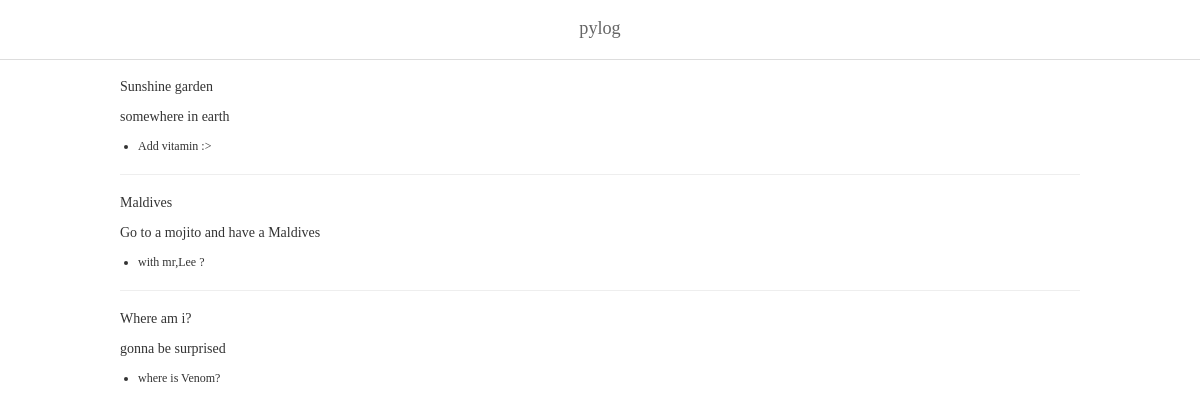
/posts/, run on the app's committed database.
### blog/models.py (models this page shows, shortened)
class Post(models.Model): # ORM 기능 사용
    title = models.CharField("포스트제목", max_length=100) #짧은 글
    content = models.TextField("포스트 내용") #긴 글
    thumbnail = models.ImageField("썸네일 이미지", upload_to="post", blank=True)

class Comment(models.Model):
    post = models.ForeignKey(Post, on_delete=models.CASCADE) #1:N 관계 정의key
    content = models.TextField("댓글 내용")    #^같이 삭제되어라

### blog/views.py (the view)
# urls.py: path("posts/", post_list),
def post_list(request):
    posts = Post.objects.all()
    context = {
        "posts": posts,
    }
    return render(request, "post_list.html", context)

### templates/post_list.html (shortened to what this page needs)
{% load static %}
<!DOCTYPE html>
<html lang="en">
<head>
    <link rel="stylesheet" href="{% static 'css/style.css' %}">
</head>
<body>
    <div id="navbar">
        <span>pylog</span>
    </div>
    <div id="post-list">
        <ul class="posts">
            {% for post in posts %}
                <li class="post">
                    <div>{{ post.title }}</div>
                    <p>{{ post.content }}</p>
                    <ul class="comments">
                        {% for comment in post.comment_set.all %}
                            <li class="comment">{{ comment.content }}</li>
                        {% empty %}
                            <li class="comment-empty">아직 댓글이 없습니다</li>
                        {% endfor %}
                    </ul>
                </li>
            {% endfor %}
        </ul>
    </div>
</body>
</html>

### static/css/style.css (style rules this page uses)
ul, ol { list-style: none; padding: 0; margin: 0; }
html { margin: 0; font-family: "Noto Sans KR", serif; font-weight: 300; font-size: 14px; color: #333; height: 100%; }
body { margin: 0; height: 100%; }
#navbar { position: fixed; top: 0; width: 100%; z-index: 999; display: flex; flex-direction: row; flex-wrap: nowrap; justify-content: center; align-items: center; background-color: rgba(255, 255, 255, 0.9); color: #666; font-size: 1.3rem; height: 59px; border-bottom: 1px solid #ddd; }
#navbar > span { margin-top: -2px; }
ul.comments { font-size: 12px; }
ul.comments > li.comment { list-style: disc; margin-left: 1.5em; }
#post-list { padding: 59px 0; }
ul.posts { display: flex; flex-direction: column; margin: 0 auto; max-width: 960px; padding: 0 20px; }
ul.posts > li.post { display: flex; flex-direction: column; position: relative; padding: 20px 130px 20px 0; }
ul.posts > li.post:not(:last-child) { border-bottom: 1px solid #eee; }
ul.posts > li.post p { display: -webkit-box; -webkit-line-clamp: 2; -webkit-box-orient: vertical; overflow: hidden; }

### data on the page
Post: title "Sunshine garden", content "somewhere in earth"
Comment: content "Add vitamin :>"
Post: title "Maldives", content "Go to a mojito and have a Maldives"
Comment: content "with mr,Lee ?"
Post: title "Where am i?", content "gonna be surprised"
Comment: content "where is Venom?"
